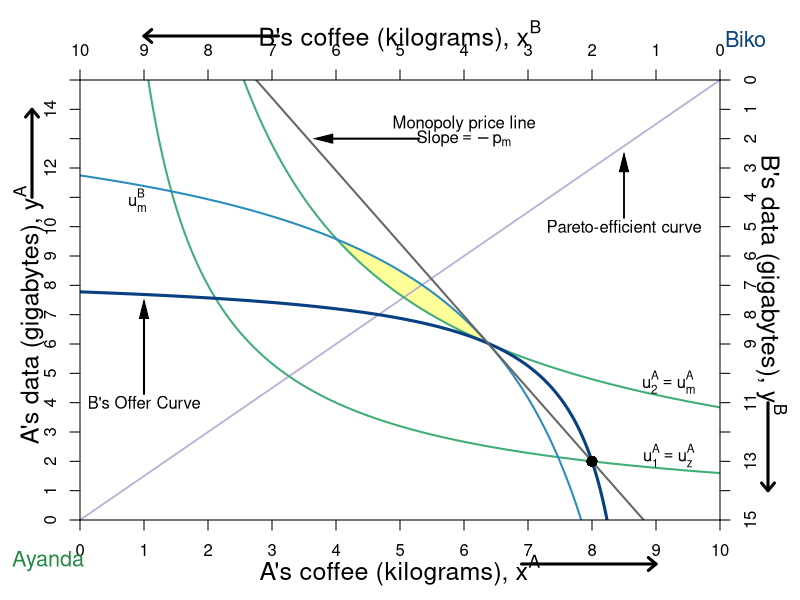

Write the R code that produced this figure. (Note: this script raises an error after producing the figure.)
#require(ggplot2)
require(shape)
pdf(file = "property/property_psp_offer_no_uB.pdf", width = 9, height = 7)

#Set parameters for graphics
axislabelsize <- 1.5
graphlinewidth <- 2
backgroundlinewidth <- 1.8
namesize <- 1.3

COL <- c("#7fc97f", "#beaed4", "#fdc086", "#ffff99", "#386cb0", "#f0027f", "#bf5b17", "#666666")
COLA <- c("#99d8c9","#66c2a4","#41ae76", "#238b45", "#005824")
COLB <- c("#4eb3d3", "#2b8cbe", "#0868ac","#084081")


indiffcurveA1 <- function(x, U = 4, A = 1, a = 0.5) {
  ((((U-2)/A)*(1/x)^a)^(1/(1-a)))
}

indiffcurveA2 <- function(x, U = 4, A = 1, a = 0.5) {
  (((U/A)*(1/x)^a)^(1/(1-a)))
}

indiffcurveA3 <- function(x, U = 6.196918, A = 1, a = 0.5) {
  (((U/A)*(1/x)^a)^(1/(1-a)))
}

indiffcurveA4 <- function(x, U = 6.984164, A = 1, a = 0.5) {
  ((((U)/A)*(1/x)^a)^(1/(1-a)))
}

paretoEC <- function(x) {
  (3/2)*x
}

MonopolyPrice <- function(x) {
  21.82142 - 2.477677*x 
}

OfferCurveA <- function(x) {
  x/(x  - 4)
}

mrsplot <- function(x) {
  (13/2)*(x/(9-x)^2)
}

OfferCurveB <- function(x) {
  15 - (13/2)*(10 - x)/(9 - x)
}

uB <- function(xA, yA, alpha = 1/2){
  ((10-xA)^alpha)*((15-yA)^(1 - alpha))
}


#Deriving the offer curves: let py = 1
#wA = 8px + 2py = 8px + 2; Demand: x = w/2px => x = 4 + 1/px => px = 1/(x - 4)
#Offer curve is y = px*x => (1/(x-4))*x = x/(x-4) defined for x neq 4
#wA = 2px + 13py = 2px + 13; Demand: x = w/2px => x = 1 + 13/2px => px = 13/2(x - 1)
#B's Offer curve is y = px*x => (13/2)(1/(x-1))*x = (13/2)(x/(x-1)
#Therefore in terms of yA and xA:
#15 - y = (13/2)*(10 - x)/(10 - x - 1)
#Therefore y = 15 - (13/2)*(10-x)/(9 - x) defined for x neq 9
#The tangency of the indifference curve and the offer curve gives mrsplot
#Where mrsplot equals that offer curve, we get x = (3/17)*(51 - sqrt(221)) = 6.376576; 
#So y = 6.022321; therefore u = (6.376576^0.5)*(6.022321^0.5)

indiffcurveBneg1 <- function(x, U = 5.09, A = 1, a = 0.5) {
  15 - (((U/A)*(1/(10 - x))^a)^(1/(1-a)))
}

indiffcurveBneg2 <- function(x, U = 5.703502, A = 1, a = 0.5) {
  15 - (((U/A)*(1/(10 - x))^a)^(1/(1-a)))
}

par(mar =  c(4, 4, 4, 4))
xlims <- c(0, 10)
ylims <- c(0, 15)
xlims2 <- c(10, 0)
ylims2 <- c(15, 0)

plot(0, 0, xlim = xlims, ylim = ylims, type = "n",
     xlab = "",
     ylab = "", 
     xaxt = "n", 
     yaxt = "n", 
     cex.lab = axislabelsize, 
     bty = "n",
     xaxs="i", 
     yaxs="i")


npts <- 500 
npts2 <- 501

#Specify the sequences of points for graphing. 
xx1 <- seq(xlims[1], xlims[2], length.out = npts)
yy1 <- indiffcurveA2(xx1, U = 4, A = 1, a = 0.5)
yy2 <- indiffcurveA2(xx1)

#Polygon Attempt
#polygon(x = c(1.34, 6, 8, 10 - 6.73), y = c(12, 9, 2, 15 - 10.1), col="powderblue", density=NULL, border = NA)

#I need something like xx1 with npts for 
xpoly1 <- seq(from = 4.05, to = 6.3, length.out = 500)
ypoly1 <- indiffcurveA3(xpoly1, U = 6.196918, A = 1, a = 0.5)
ypoly2 <- indiffcurveBneg1(xpoly1, U = 5.703502, A = 1, a = 0.5)
polygon(x = c(xpoly1, rev(xpoly1)), y = c(ypoly1, rev(ypoly2)), col=COL[4], density=NULL, border = NA)

xx2 <- seq(4, xlims[2], length.out = npts)
xx3 <- seq(xlims[1], 9, length.out = npts)

#Pareto efficiency curve
segments(0, 0, 10, 15, lty = 1, lwd = backgroundlinewidth, col = COL[2])
text(8.5, 10, expression("Pareto-efficient curve"))
Arrows(8.5, 10.3, 8.5, 12.2, col = "black", lty = 1, lwd = backgroundlinewidth, arr.type = "triangle", arr.lwd = 0.5)



#Draw the lines for the graphs
#lines(xx1, indiffcurveA1(xx1), col = COLA[3], lwd = graphlinewidth)
lines(xx1, indiffcurveA2(xx1), col = COLA[3], lwd = graphlinewidth)
lines(xx1, indiffcurveA3(xx1), col = COLA[3], lwd = graphlinewidth)

#lines(xx1, mrsplot(xx1), col = COL[1], lwd = graphlinewidth)
lines(xx1, indiffcurveBneg1(xx1, U = 5.703502), col = COLB[2], lwd = graphlinewidth)
#lines(xx1, indiffcurveBneg2(xx1), col = COLB[2], lwd = graphlinewidth)

lines(xx3, OfferCurveB(xx3), col = COLB[4], lwd = graphlinewidth+1)
lines(xx1, MonopolyPrice(xx1), col = COL[8], lwd = graphlinewidth)

#Customize ticks and labels for the plot
ticksy <- seq(from = 0, to = 15, by = 1)
ylabels <- seq(from = 0, to = 15, by = 1)
ticksx <- seq(from = 0, to = 10, by = 1)
xlabels <- seq(from = 0, to = 10, by = 1)
axis(1, at = ticksx, pos = 0, labels = xlabels)
axis(2, at = ticksy, pos = 0, labels = ylabels, las = 0)

mtext(expression(paste("A's coffee (kilograms), ", x^A)), side=1, line = 2.5, cex = axislabelsize)
text(-0.8, 7, expression(paste("A's data (gigabytes), ", y^A)), xpd = TRUE, cex = axislabelsize, srt = 90) 

#Add arrows:
arrows(-0.75, 11, -0.75, 14, xpd = TRUE, length=0.1,angle=40,lwd=3)
arrows(6.9, -1.5, 9, -1.5, xpd = TRUE, length=0.1,angle=40,lwd=3)


#Annotation of the three graphs and the NE
#text(9.6, 0.9, expression(u[1]^A))
text(9.2, 2.2, expression(u[1]^A == u[z]^A))
text(9.2, 4.7, expression(u[2]^A == u[m]^A))
#text(9.6, 5.9, expression(u[4]^A))

#Perhaps useful point to label the unused intersection of the participation constraints
#points(1.34, 12, pch = 16, col = "black", cex = 1.5)




#Label B's offer curve
text(1, 4, expression("B's Offer Curve"))
Arrows(1, 4.3, 1, 7.2, col = "black", lty = 1, lwd = 2, arr.type = "triangle", arr.lwd = 0.5)

#Monopoly Price Line
text(6, 13.5, expression(paste("Monopoly price line")))
text(6, 13, expression(paste("Slope", phantom()==-p[m])))
Arrows(5.3, 13, 3.8, 13, col = "black", lty = 1, lwd = 2, arr.type = "triangle", arr.lwd = 0.5)


text(-0.5, -1.4, expression("Ayanda"), xpd = TRUE, cex = namesize, col = COLA[4])
text(10.4, 16.4, expression("Biko"), xpd = TRUE, cex = namesize, col = COLB[4])

#Set up second axes and labels

par(new = TRUE)

#Use the same x and ylims as previously, but with locations switched
xlims2 <- c(10, 0)
ylims2 <- c(15, 0)

#Leave the ylab and xlab blank to ensure no axes titles
plot(0, 0, xlim = xlims2, ylim = ylims2, type = "n",
     xlab = expression(paste("")),
     ylab = expression(paste("")),
     xaxt = "n", 
     yaxt = "n", 
     cex.lab = 1.3, 
     bty = "n",
     xaxs="i", 
     yaxs="i")

#Set up axes at sides 3 and 4 (top and right)
axis(side = 3, at = ticksx, pos = 0, labels = xlabels)
axis(side = 4, at = ticksy, pos = 0, labels = ylabels, las = 0)

text(5, -1.5, expression(paste("B's coffee (kilograms), ", x^B)), xpd = TRUE, cex = axislabelsize)
text(-0.8, 7, expression(paste("B's data (gigabytes), ", y^B)), xpd = TRUE, cex = axislabelsize, srt = 270) 

#Add arrows:
arrows(-0.75, 11, -0.75, 14, xpd = TRUE, length=0.1,angle=40,lwd=3)
arrows(6.9, -1.5, 9, -1.5, xpd = TRUE, length=0.1,angle=40,lwd=3)

#Functions for B's indifference curves
indiffcurveB1 <- function(x, U = 5.09, A = 1, a = 0.5) {
  ((((U-2)/A)*(1/x)^a)^(1/(1-a)))
}

indiffcurveB2 <- function(x, U = 5.09, A = 1, a = 0.5) {
  (((U/A)*(1/x)^a)^(1/(1-a)))
}

indiffcurveB3 <- function(x, U = 5.703502, A = 1, a = 0.5) {
  ((((U)/A)*(1/x)^a)^(1/(1-a)))
}

indiffcurveB4 <- function(x, U = 8.244574, A = 1, a = 0.5) {
  ((((U)/A)*(1/x)^a)^(1/(1-a)))
}

uB2 <- function(xB, yB, alpha = 1/2){
  ((xB)^alpha)*((yB)^(1 - alpha))
}




#lines(xx1, indiffcurveB1(xx1), col = COLB[3], lwd = graphlinewidth)
#lines(xx1, indiffcurveB2(xx1), col = COLB[3], lwd = graphlinewidth)
#lines(xx1, indiffcurveB3(xx1), col = COLB[3], lwd = graphlinewidth)
#lines(xx1, indiffcurveB4(xx1), col = COLB[3], lwd = graphlinewidth)

#Label B's indifference curves
#text(9.1, 2.4, expression(u[1]^B))
text(9.1, 4.1, expression(u[m]^B))
#text(9.1, 4.6, expression(u[3]^B))
#text(9.1, 8.2, expression(u[4]^B))

#Add a point for the initial endowment
points(2, 13, pch = 16, col = "black", cex = 1.5)
text(1.9, 12.7, expression(z), cex = labelsize)




#Label a point on the middle of the curve
#points(5, 7.5, pch = 16, col = "black", cex = 1.5)
#text(5, 7, expression(i))

#(5^0.5)*(7.5^0.5) = 6.123724

#Add point for comparison to participation constraint
#points(6.2, 1.55, pch = 16, col = "black", cex = 1.5)
#text(6.1, 1.2, expression(d))


#Calculate TIOLI power allocation for B
#mrs(x,y) => pareto efficient curve is (3/2)x = y
#A's initital utility is 4 = u(8,2) = (8^0.5)*(2^0.5)
#Therefore substitute in the contract curve u_e^A = 4 = (x^A)^(0.5)(3/2*x^A)^0.5
# => x^A = 4/((3/2)^0.5) = 3.27 => x^B = 6.73
# => y^A = 3/2(x^A) = 4.9 => y^B = 10.1

#Add point g for B's TIOLI power
# points(6.73, 10.1, pch = 16, col = "black", cex = 1.5)
# text(6.73, 10.6, expression(g))

#Calculate TIOLI power allocation for A
#mrs(x,y) => pareto efficient curve is (3/2)x = y
#A's initital utility is 4 = u(8,2) = (8^0.5)*(2^0.5)
#Therefore substitute in the contract curve u_e^A = 4 = (x^A)^(0.5)(3/2*x^A)^0.5
# => x^B = 5.09/((3/2)^0.5) = 4.16 => x^A = 5.84
# => y^B = 3/2(x^B) = 6.23 => y^A = 8.77 
#=> u^A = (5.84^0.5)*(8.77^0.5) = 7.156591
#Add point f for A's TIOLI power
#points(4.16, 6.23, pch = 16, col = "black", cex = 1.5)
#text(4.16, 5.8, expression(f))



#Annotating a point that is a Pareto improvement over e.
points(3.623424, 8.977679, pch = 16, col = "black", cex = 1.5)
text(3.5, 8.6, expression(m))
#(2.94^0.5)*(12.76^0.5)

#Label Pareto Improving Lens
#text(7, 5, expression(paste("Pareto-Improving Lens")))

dev.off()
